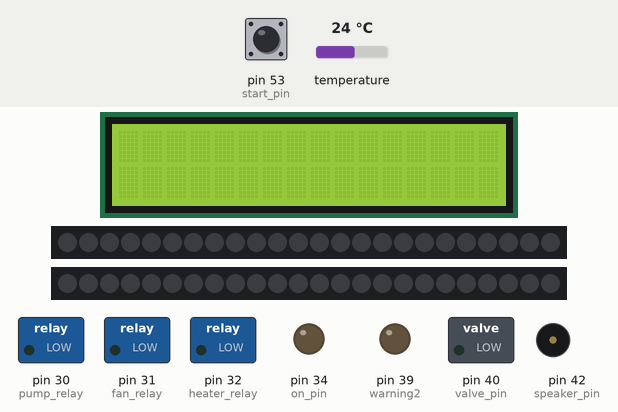
This sketch was run on a simulated Arduino Mega 2560, built with avr-gcc and run on an emulated ATmega2560. Shown: 16×2 character LCD, 2 × 24 RGB LEDs in strip order, left to right, switched loads named in the sketch (green lamp = pin HIGH), output pins drawn as LEDs (lit = HIGH), buzzer (waves = sounding). Inputs (shaded band) come from the test bench; at power-on: pin 53 (start_pin) LOW, temperature 24 °C. Dim RGB values are drawn brighter than linear.

Above: at 1.2 s.
1.3 s: pin 53 (start_pin) pulled HIGH for 0.15 s
At 2.42 s:
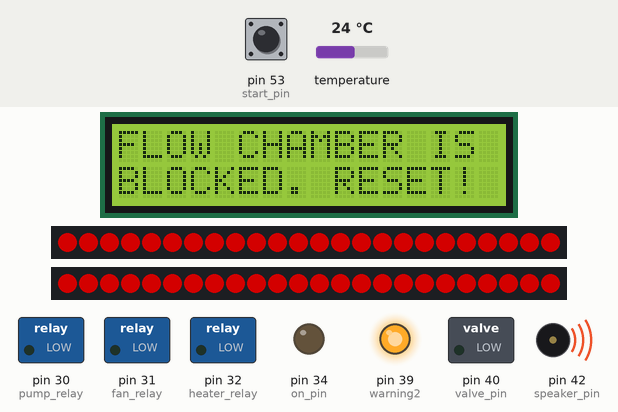
At 3.9 s:
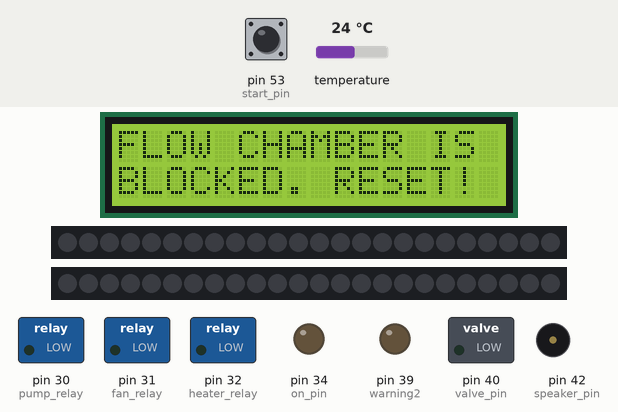
Timing chart, 0 to 10.4 s (numbered marks = the images above; inputs shaded):
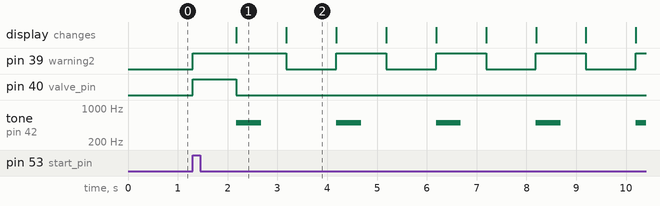

The sketch:

CC_control_final.ino
```cpp
 /*******
ENGI 200 Coral Chamber Code for Arduino Mega

Written by: John Reko

Has these sections:
1. Has a section that uses 6 analog inputs to control 24 LED NEOPIXELS
2. Has a section that controls 2 digital output pins according to a digital input
from a temperature sensor
3. Has a section that controls a LCD display with different inputs
4. Has a seciton that controls a valve that can stop water flow
depending on the readings of a water level sensor

Version 1.0: Ultrasonic sensor is latest addition

Version 1.1: Adding knob to control what temperature the system is run at and a LCD 1602 display
and watter level sensors for the flow chamber and the supply bin and a start button. Maybe format
so each ringlight emits the same color. Allows use arduino uno for whole project

Version 1.2: Using Arduino MEGA with more GPIO pins to have LCD display and external temperature setting
Will use switch on the power after being plugged in. Smoothed input from Ultrasonic Sensor

Version 1.3: Added reset button, two LED light that are controlled by pins, use water level sensors instead
of ultrasonic sensors. Act like water based switch.

Version 1.4: Added 12V DC valve and two water level sensors to monitor water supply.

Version 1.5: Set lights to turn off when the potentiometer reading is low in order to eliminate low
level flicker.
******/

#include <Adafruit_NeoPixel.h>
#include <OneWire.h>
#include <DallasTemperature.h>
#include <LiquidCrystal.h>
//For Display
const int rs = 22, en = 24, d4 = 26, d5 = 28, d6 = 46, d7 = 48;
LiquidCrystal lcd(rs, en, d4, d5, d6, d7);

//Led Pins, LED_PIN1 --> Ring Light with inputs A0 - A2
//LED_PIN2 --> Ringlight with inputs A3 - A5
#define LED_PIN1  37 //Reassign both for MEGA
#define LED_PIN2  38

//Data input pin for digital Temperature Sensor
#define ONE_WIRE_BUS 33

//Pins that are used to turn on relays for pump, fan, and heater
#define pump_relay 30
#define fan_relay 31
#define heater_relay 32

//failsafes
#define start_pin 53
#define failsafe_supply A6
#define failsafe_flow A7
#define tempset A8
#define valve_pin 40
#define speaker_pin 42

//LED Indicators
#define on_pin 34
#define warning2 39

//Define both NEOPIXEL strips to write to
Adafruit_NeoPixel strip = Adafruit_NeoPixel(24, LED_PIN1, NEO_GRB + NEO_KHZ800);
Adafruit_NeoPixel strip1 = Adafruit_NeoPixel(24, LED_PIN2, NEO_GRB + NEO_KHZ800);

//Initialize variables

//Used to time pump, may be changed with ultrasonic sensor
int count = 0;
int delay_time = 100;

//For light smoothing to reduce the flicker in the lights
const int numReadings = 10;
const int numReadings2 = 3;
int redArr[numReadings];
int redArr2[numReadings];
int greArr[numReadings];
int greArr2[numReadings];
int bluArr[numReadings];
int bluArr2[numReadings];
int redtotal, redtotal2, redave, redave2, redIndex, redIndex2 = 0;
int greenTotal, greenTotal2, greenAve, greenAve2, greenIndex, greenIndex2 = 0;
int bluTotal, bluTotal2, bluAve, bluAve2, bluIndex, bluIndex2 = 0;

//Temperature control
int maxTemp = 30;
int minTemp = 20;
int diff = maxTemp - minTemp;


// Setup a oneWire instance to communicate with any OneWire devices
// (not just Maxim/Dallas temperature ICs)
OneWire oneWire(ONE_WIRE_BUS);

// Pass our oneWire reference to Dallas Temperature.
DallasTemperature sensors(&oneWire);

void setArray(int Arr1[], int Arr_size){
  /*
    Sets all values of array to zero

    Inputs:
      Arr1[] --- the array that is being set to zero
      Arr_size --- number of items in Arr1

    Output:
      Nothing
  */
    for (int i = 0; i < Arr_size; i++){
        Arr1[i] = 0;
      }
  }

float adjustFloat(float x){
  /*
  Takes a floating point number and shortens it to one decimal place

  Doesn't round, just cuts off hundredth's place digit To enhance UI of display

  Inputs --- float x, a floating point number of an arbitrary number of digits
  Output --- z, a floating point number that is x shortened to one decimal point

  */
    float z;
    int y = (int) (x * 10);
    int firstDigit = y / 100;
    int secondDigit = (y - firstDigit * 100) / 10;
    int lastDigit = (y - firstDigit * 100 - secondDigit * 10);
    z = firstDigit * 10 + secondDigit + (float) lastDigit / 10.0;
    return z;
  }
void setup() {
  // put your setup code here, to run once:
  Serial.begin(9600);
  lcd.begin(16, 2);
  pinMode(pump_relay, OUTPUT);
  pinMode(fan_relay, OUTPUT);
  pinMode(heater_relay, OUTPUT);
  pinMode(LED_PIN1, OUTPUT);
  pinMode(LED_PIN2, OUTPUT);
  pinMode(start_pin, INPUT);
  pinMode(on_pin, OUTPUT);
  pinMode(warning2, OUTPUT);
  pinMode(valve_pin, OUTPUT);

  //Light Smoothing
  setArray(redArr, numReadings);
  setArray(redArr2, numReadings);
  setArray(greArr, numReadings);
  setArray(greArr2, numReadings);
  setArray(bluArr, numReadings);
  setArray(bluArr2, numReadings);

  //Allows strips to turn on
  strip.begin();
  strip.show();
  strip1.begin();
  strip1.show();
  sensors.begin();
}


void run_cc(bool pump_on) {
  //Version 1.2 for relay control, using count in seconds, not millis
  if(digitalRead(start_pin) == 1){

    digitalWrite(valve_pin, HIGH);
    count += 1;
    // Light control
    //Smoothing Looks much better than with no smoothing
    //Set up for 2 NEOPIXELS

    //Red color for first ringlight
    redtotal = redtotal - redArr[redIndex];
    redArr[redIndex] = analogRead(A0);
    redtotal = redtotal + redArr[redIndex];
    redIndex += 1;
    if(redIndex >= numReadings){
        redIndex = 0;
      }
    redave = redtotal / numReadings;

    //Red control for second ring light
    redtotal2 = redtotal2 - redArr2[redIndex];
    redArr2[redIndex2] = analogRead(A3);
    redtotal2 = redtotal2 + redArr2[redIndex2];
    redIndex2 += 1;
    if(redIndex2 >= numReadings){
        redIndex2 = 0;
      }

    redave2 = redtotal2 / numReadings;

    //Green color control for first ring light
    greenTotal = greenTotal - greArr[greenIndex];
    greArr[greenIndex] = analogRead(A1);
    greenTotal = greenTotal + greArr[greenIndex];
    greenIndex += 1;
    if(greenIndex >= numReadings){
        greenIndex = 0;
      }
    greenAve = greenTotal / numReadings;


    //Green color control for second ring light
    greenTotal2 = greenTotal2 - greArr2[greenIndex2];
    greArr2[greenIndex2] = analogRead(A4);
    greenTotal2 = greenTotal2 + greArr2[greenIndex2];
    greenIndex2 += 1;
    if(greenIndex2 >= numReadings){
        greenIndex2 = 0;
      }
    greenAve2 = greenTotal2 / numReadings;

    //Blue color control for first ring light
    bluTotal = bluTotal - bluArr[bluIndex];
    bluArr[bluIndex] = analogRead(A2);
    bluTotal = bluTotal + bluArr[bluIndex];
    bluIndex += 1;
    if(bluIndex >= numReadings){
        bluIndex = 0;
      }
    bluAve = bluTotal / numReadings;

    //Blue color control for second ring light
    bluTotal2 = bluTotal2 - bluArr2[bluIndex2];
    bluArr2[bluIndex2] = analogRead(A5);
    bluTotal2 = bluTotal2 + bluArr2[bluIndex2];
    bluIndex2 += 1;
    if(bluIndex2 >= numReadings){
        bluIndex2 = 0;
      }
    bluAve2 = bluTotal2 / numReadings;
    //Serial.println(bluAve);

    int color_array[] =  {redave, redave2, greenAve, greenAve2, bluAve, bluAve2};
    for(int i = 0; i < 6; i++){
        if(color_array[i] / 4 < 10){
            color_array[i] = 0;
          }
      }
    uint32_t ring_color1 = strip.Color((color_array[0] / 4), (color_array[2] / 4), (color_array[4] / 4));
    uint32_t ring_color2 = strip1.Color((color_array[1] / 4), (color_array[3] / 4), (color_array[5] / 4));
    strip.fill(ring_color1, 0, 23);
    strip1.fill(ring_color2, 0, 23);


    //Serial.println(bluAve2);
    sensors.requestTemperatures(); // Send the command to get temperature readings
    //Serial.print(sensors.getTempCByIndex(0));

    // add a reading to change temperature
    float temperature = sensors.getTempCByIndex(0);
   // running_temp += temperature;
    //average_temp = running_temp / count;


    int temp_read = analogRead(tempset);
    float set_temp = (float) (minTemp + diff * temp_read / 1024.0);

    //12/9 changed heat to start at 1.5 c below set
    //12/9 changed fan to start at 1c below set

    if( temperature <= set_temp - 1.5){
        digitalWrite(heater_relay, HIGH);
        digitalWrite(fan_relay, LOW);
        delay(100);
      }
    if(temperature >= set_temp - 1){
      delay(100);
      digitalWrite(heater_relay, LOW);
      digitalWrite(fan_relay, HIGH);
      }

    if(pump_on){
        digitalWrite(pump_relay, HIGH);
        digitalWrite(on_pin, HIGH);
        digitalWrite(warning2, LOW);
      }
    else{
        digitalWrite(pump_relay, LOW);
        digitalWrite(on_pin, LOW);
        digitalWrite(warning2, HIGH);
      }


    if(analogRead(failsafe_flow) > 400){
        uint32_t red_warning1 = strip.Color(125, 0, 0);
        uint32_t red_warning2 = strip1.Color(125, 0, 0);
        lcd.clear();
        lcd.setCursor(0, 0);
        lcd.print("FLOW CHAMBER IS");
        lcd.setCursor(0, 1);
        lcd.print("BLOCKED. RESET!");
        digitalWrite(on_pin, LOW);
        digitalWrite(pump_relay, LOW);
        digitalWrite(fan_relay, LOW);
        digitalWrite(heater_relay, LOW);
        digitalWrite(valve_pin, LOW);
        while(true){
            digitalWrite(warning2, HIGH);
            tone(speaker_pin, 500, 500);
            strip.fill(red_warning1);
            strip1.fill(red_warning2);
            strip.show();
            strip1.show();
            delay(1000);
            digitalWrite(warning2, LOW);
            noTone(speaker_pin);
            strip.clear();
            strip1.clear();
            strip.show();
            strip1.show();
            delay(1000);
          }
      }

    //Timer for display
    //run_time = millis();
    //float seconds = (float) run_time / 1000.0;
    //float minutes = seconds / 60.0;
    //float hours = minutes / 60.0;
    //LCD Display in this section
    //float final_temp = adjustFloat(average_temp);

    //LCD Display
    lcd.setCursor(0,0);
    lcd.print("Temp Set: ");
    String s1 = (String) (adjustFloat(set_temp));
    lcd.print(s1);
    lcd.setCursor(0, 1);
    lcd.print("Temp: ");
    lcd.print(temperature);
    //End of LCD display section


    //Displays colors on pixels
    strip.show();
    strip1.show();
  }
  else{
      digitalWrite(pump_relay, LOW);
      digitalWrite(heater_relay, LOW);
      digitalWrite(fan_relay, LOW);
    }

  delay(delay_time);
}

void loop(){
  if(digitalRead(start_pin) == 1){
      if(analogRead(failsafe_supply) > 400){
          digitalWrite(warning2, HIGH);
          digitalWrite(on_pin, LOW);
          for(int i = 0; i < 10; i++){
              run_cc(false);
            }
        }

      else{
          run_cc(true);
          digitalWrite(on_pin, HIGH);
        }
     }
   else{

      //When on switch is OFF
      digitalWrite(pump_relay, LOW);
      digitalWrite(fan_relay, LOW);
      digitalWrite(heater_relay, LOW);
      digitalWrite(on_pin, LOW);
      digitalWrite(warning2, LOW);
      digitalWrite(valve_pin, LOW);
      strip.clear();
      strip1.clear();
      strip.show();
      strip1.show();
      lcd.clear();
    }
  }
```

Measured:
- after the input at 1.3 s, pin 39 (warning2): LOW → HIGH at once, then repeats every 2.0 s: LOW 1.0 s, HIGH 1.0 s; pin 40 (valve_pin): LOW → HIGH at once, → LOW 0.87 s later; tone on pin 42 (speaker_pin): alternates 500 Hz for 0.50 s and silent for 1.5 s, starting after 0.88 s; the display: changes after 0.88 s (image 1)
- what the display in image 1 shows lasts 1.0 s, from 2.2 s to 3.2 s
